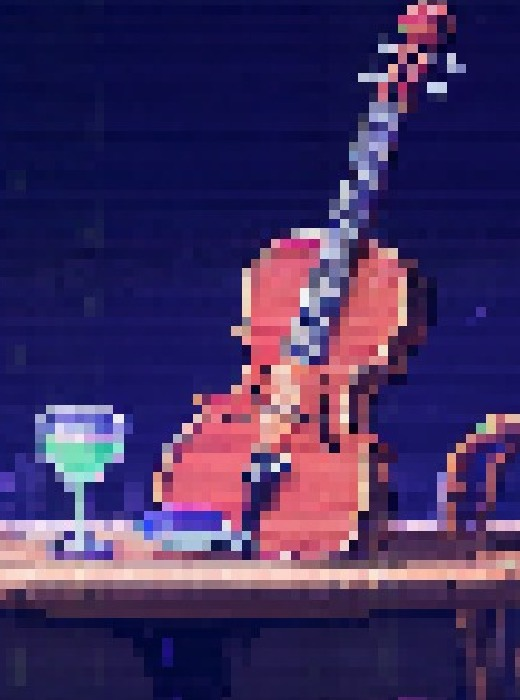
#> input picture tools/covers/_review/_gypsy_detail.jpg, 520 x 700 px, given as the content of the folder /home/crow/music/groove/public/covers/default, which was not available
$ python _batch_review.py
#> lines starting #> are read from the running program, lines starting #| are printed output that depends on the picture; pictures that were not available may be replaced by others from this repository, and a replacement may not be noted
#!/home/crow/.venv/bin/python
"""Automated triage + contact sheets for the genre-cover batch.

Cheap, GPU-free, runs over every finished image. Triage only points at suspects;
the verdict is the visual review of the contact sheets.
"""
import colorsys
import json
import os
from datetime import datetime, timezone
from PIL import Image, ImageDraw, ImageFont

Image.MAX_IMAGE_PIXELS = None

COVERS = "/home/crow/music/groove/public/covers"
REVIEW = os.path.join(COVERS, "_review")
SKINS = ["default", "minimal", "comic", "soviet", "sovietYears", "pixel"]

# ART_DIRECTION.md section 0.6 / Appendix A palettes.
PALETTE = {
    "default":     {"ground": "#0b0b14", "ink": "#f3f3f9", "accent": "#5eead4"},
    "minimal":     {"ground": "#fafafa", "ink": "#141414", "accent": "#2358e6"},
    "comic":       {"ground": "#f4e9d2", "ink": "#111014", "accent": "#0b6e7f"},
    "soviet":      {"ground": "#1b1e21", "ink": "#ede4cc", "accent": "#e6c766"},
    "sovietYears": {"ground": "#f4f1e1", "ink": "#111111", "accent": "#cc0000"},
    "pixel":       {"ground": "#10121c", "ink": "#e8e8f0", "accent": "#4ce0b3"},
}

# Thresholds. Tuned so none of the 18 approved pilot images are flagged.
THRESHOLDS = {
    "min_file_bytes": 20000,
    "min_std_luma": 12.0,        # near_blank: luminance std below this ...
    "max_unique_colors_blank": 4000,  # ... and unique colours below this
    "palette_distance_warn": 0.42,    # normalised hue/lightness distance
    "palette_distance_flag": 0.60,
    "phash_hamming_dup": 6,      # 64-bit aHash: retained only as a secondary signal
    "pixdiff_dup": 12.0,         # mean |RGB| difference on a 16x16 grid: below this = duplicate
    "pixel_max_unique_smooth": 23000,  # pixel skin: extreme-outlier guard only
    "pixel_min_edge_hardness": 0.55,
    "text_edge_density": 0.30,   # bottom-band edge density suspect
    "text_small_components": 12,
}


def _hex2rgb(value):
    value = value.lstrip("#")
    return tuple(int(value[i:i + 2], 16) for i in (0, 2, 4))


def _hue_light(rgb):
    r, g, b = [c / 255.0 for c in rgb]
    h, l, s = colorsys.rgb_to_hls(r, g, b)
    return h, l, s


def palette_distance(rgb, palette):
    """Mean distance from the nearest of the three skin colours, in hue+lightness.

    Weighted to punish wrong-lightness (grey cover in a dark skin) and wrong hue.
    """
    h, l, s = _hue_light(rgb)
    best = 9.9
    for key in ("ground", "ink", "accent"):
        ph, pl, ps = _hue_light(_hex2rgb(palette[key]))
        if s < 0.12 and ps < 0.12:
            dh = 0.0
        else:
            dh = min(abs(h - ph), 1.0 - abs(h - ph)) * 2.0
        dl = abs(l - pl)
        best = min(best, 0.55 * dl + 0.45 * dh)
    return round(best, 4)


def average_hash(img, size=8):
    small = img.convert("L").resize((size, size), Image.LANCZOS)
    px = list(small.getdata())
    avg = sum(px) / len(px)
    bits = 0
    for i, v in enumerate(px):
        if v >= avg:
            bits |= (1 << i)
    return bits


def dhash(img, size=8):
    small = img.convert("L").resize((size + 1, size), Image.LANCZOS)
    px = list(small.getdata())
    bits = 0
    i = 0
    for y in range(size):
        for x in range(size):
            if px[y * (size + 1) + x] < px[y * (size + 1) + x + 1]:
                bits |= (1 << i)
            i += 1
    return bits


def pixdiff(a_img, b_img, grid=16):
    """Mean absolute RGB difference on a coarse grid — a real visual distance."""
    a = a_img.convert("RGB").resize((grid, grid), Image.LANCZOS)
    b = b_img.convert("RGB").resize((grid, grid), Image.LANCZOS)
    pa, pb = list(a.getdata()), list(b.getdata())
    total = 0
    for ca, cb in zip(pa, pb):
        total += abs(ca[0] - cb[0]) + abs(ca[1] - cb[1]) + abs(ca[2] - cb[2])
    return round(total / (len(pa) * 3), 2)


def hamming(a, b):
    return bin(a ^ b).count("1")


def edge_hardness(img):
    """Fraction of adjacent-pixel gradient that is 'hard' (large single-pixel jump).

    Pixel art has many full-amplitude edges and near-zero intermediate values.
    """
    g = img.convert("L").resize((512, 512), Image.NEAREST)
    px = g.load()
    hard = mid = 0
    for y in range(1, 512, 3):
        for x in range(1, 512, 3):
            d = abs(px[x, y] - px[x - 1, y]) + abs(px[x, y] - px[x, y - 1])
            if d > 60:
                hard += 1
            elif d > 8:
                mid += 1
    total = hard + mid
    return round(hard / total, 4) if total else 0.0


def bottom_band_text_suspect(img):
    """Weak heuristic: many small isolated high-contrast components in the bottom band."""
    band = img.convert("L").crop((0, int(img.height * 0.90), img.width, img.height))
    band = band.resize((256, 26), Image.LANCZOS)
    px = band.load()
    edges = 0
    total = 0
    for y in range(1, 26, 2):
        for x in range(1, 256, 2):
            total += 1
            if abs(px[x, y] - px[x - 1, y]) > 40:
                edges += 1
    return round(edges / total, 4) if total else 0.0


def measure(path, skin):
    rec = {"flags": [], "metrics": {}}
    if not os.path.exists(path):
        rec["flags"].append("invalid")
        rec["metrics"]["error"] = "missing"
        return rec
    size = os.path.getsize(path)
    rec["metrics"]["bytes"] = size
    try:
        with Image.open(path) as im:
            im.load()
            w, h = im.size
            if (w, h) != (1024, 1024):
                rec["flags"].append("invalid")
            rgb = im.convert("RGB")
    except Exception as exc:
        rec["flags"].append("invalid")
        rec["metrics"]["error"] = str(exc)
        return rec
    if size < THRESHOLDS["min_file_bytes"]:
        rec["flags"].append("invalid")

    stat = rgb.convert("L").resize((256, 256), Image.LANCZOS)
    px = list(stat.getdata())
    mean = sum(px) / len(px)
    std = (sum((v - mean) ** 2 for v in px) / len(px)) ** 0.5
    unique_colors = len(rgb.resize((256, 256), Image.LANCZOS).getcolors(maxcolors=1 << 24) or [])
    rec["metrics"].update({
        "luma_mean": round(mean, 2),
        "luma_std": round(std, 2),
        "unique_colors_256": unique_colors,
    })
    if std < THRESHOLDS["min_std_luma"] and unique_colors < THRESHOLDS["max_unique_colors_blank"]:
        rec["flags"].append("near_blank")

    small = rgb.resize((64, 64), Image.LANCZOS)
    spx = list(small.getdata())
    mean_rgb = tuple(sum(c[i] for c in spx) / len(spx) for i in range(3))
    dist = palette_distance(mean_rgb, PALETTE[skin])
    rec["metrics"]["palette_distance"] = dist
    rec["metrics"]["mean_rgb"] = [round(v) for v in mean_rgb]
    if dist >= THRESHOLDS["palette_distance_flag"]:
        rec["flags"].append("palette_drift")
    elif dist >= THRESHOLDS["palette_distance_warn"]:
        rec["flags"].append("palette_drift_warn")

    rec["metrics"]["ahash"] = average_hash(rgb)
    rec["metrics"]["dhash"] = dhash(rgb)

    if skin == "pixel":
        small = rgb.resize((160, 160), Image.LANCZOS)
        uniq160 = len(small.getcolors(maxcolors=1 << 24) or [])
        nn = small.resize((1024, 1024), Image.NEAREST)
        a64 = rgb.resize((64, 64), Image.LANCZOS).convert("RGB").tobytes()
        b64 = nn.resize((64, 64), Image.LANCZOS).convert("RGB").tobytes()
        mad = sum(abs(x - y) for x, y in zip(a64, b64)) / len(a64)
        rec["metrics"]["unique_colors_160"] = uniq160
        rec["metrics"]["pixel_roundtrip_mad"] = round(mad, 3)
        # Report-only evidence: every pixel cover is post-pixelated at 160px by
        # construction, and low-level metrics do not separate smooth from chunky
        # reliably (both score ~0.4 MAD). Flag only extreme outliers.
        if uniq160 > THRESHOLDS["pixel_max_unique_smooth"]:
            rec["flags"].append("not_pixelated")

    tb = bottom_band_text_suspect(rgb)
    rec["metrics"]["text_band_edge_density"] = tb
    if tb > THRESHOLDS["text_edge_density"]:
        rec["flags"].append("text_or_signature_suspect")

    return rec


def triage_skin(skin):
    os.makedirs(REVIEW, exist_ok=True)
    skin_dir = os.path.join(COVERS, skin)
    genres = sorted(f[:-4] for f in os.listdir(skin_dir)
                    if f.endswith(".jpg") and os.path.isfile(os.path.join(skin_dir, f)))
    results = {}
    thumbs = {}
    for g in genres:
        path = os.path.join(skin_dir, g + ".jpg")
        rec = measure(path, skin)
#> in measure, im is the input picture: PIL image 520x700 RGB; mean R, G, B 65.5, 47.4, 96.7
#> in measure, `stat = rgb.convert("L").resize((256, 256), Image.LANCZOS)`:
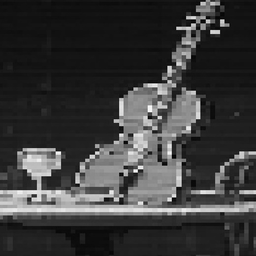
#> stat: PIL image 256x256 L; min 0, max 255, mean 58.4
#> in measure, `px = list(stat.getdata())`: px = 65536 items
#> in measure, `mean = sum(px) / len(px)`: mean = 58.44
#> in measure, `std = (sum((v - mean) ** 2 for v in px) / len(px)) ** 0.5`: std = 56.6
#> in measure, `unique_colors = len(rgb.resize((256, 256), Image.LANCZOS).getcolors(ma..`: unique_colors = 30121
#> in measure, `small = rgb.resize((64, 64), Image.LANCZOS)`:
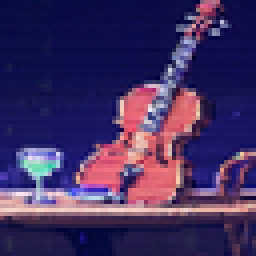
#> small: PIL image 64x64 RGB (shown 4 times larger); mean R, G, B 65.5, 47.4, 96.7
#> in measure, `spx = list(small.getdata())`: spx = 4096 items, first 6: (5, 10, 65), (4, 10, 64), (6, 11, 66), (8, 11, 66), (9, 12, 66), (8, 13, 66)
#> in measure, `mean_rgb = tuple(sum(c[i] for c in spx) / len(spx) for i in range(3))`: mean_rgb = (65.48, 47.45, 96.68)
#> in _hue_light, `r, g, b = [c / 255.0 for c in rgb]`: r = 0.257; g = 0.186; b = 0.379
#> in _hue_light, `h, l, s = colorsys.rgb_to_hls(r, g, b)`: h = 0.728; l = 0.283; s = 0.342
#> in palette_distance, `h, l, s = _hue_light(rgb)`: h = 0.728; l = 0.283; s = 0.342
#> the loop in palette_distance, `for key in ("ground", "ink", "accent"):` made 3 passes
#> (ph, pl, ps, dh, dl) on passes 1 to 3: (0.667, 0.0608, 0.29, 0.122, 0.222), (0.667, 0.965, 0.333, 0.122, 0.682), (0.474, 0.643, 0.769, 0.508, 0.361)
#> in measure, `dist = palette_distance(mean_rgb, PALETTE[skin])`: dist = 0.177
#> in average_hash, `px = list(small.getdata())`: px = 64 values, max 146 at index 28, min 7 at index 12, mean 58.42
#> in average_hash, `avg = sum(px) / len(px)`: avg = 58.42
#> the loop in average_hash, `for i, v in enumerate(px):` made 64 passes
#> (v, bits) on passes 7, 14, 21, 22, 28, 29, 30, 31, 34, 36, 37, 38: (80, 64), (64, 8256), (65, 1056832), (86, 3153984), (61, 137371712), (146, 405807168), (130, 942678080), (61, 2016419904), (77, 10606354496), (101, 44966092864), (144, 113685569600), (90, 251124523072)
#> v on passes 1 to 6: 17, 18, 17, 19, 16, 36
#> after the loop in average_hash, `for i, v in enumerate(px):`: bits = 71986376906645568
#> in dhash, `px = list(small.getdata())`: px = 72 values, max 146 at index 46, min 14 at index 5, mean 58.35
#> in bottom_band_text_suspect, `band = img.convert("L").crop((0, int(img.height * 0.90), img.width, im..`:
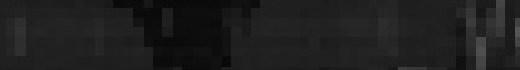
#> band: PIL image 520x70 L; min 6, max 88, mean 30.3
#> in bottom_band_text_suspect, `band = band.resize((256, 26), Image.LANCZOS)`:
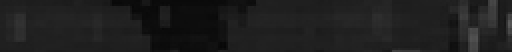
#> band: PIL image 256x26 L (shown 2 times larger); min 6, max 90, mean 30.3
#> in measure, `tb = bottom_band_text_suspect(rgb)`: tb = 0
#> rec = 2 items
        results[g] = rec
        if "ahash" in rec["metrics"]:
            thumbs[g] = path

    # duplicate detection: pixel difference on a coarse grid (aHash alone is too
    # coarse — dark centred covers collide at hamming<=6 while looking distinct).
    keys = list(thumbs)
    opened = {}
    try:
        for g in keys:
            with Image.open(thumbs[g]) as im:
                opened[g] = im.convert("RGB").copy()
        for i, a in enumerate(keys):
            for b in keys[i + 1:]:
                d = pixdiff(opened[a], opened[b])
                results[a]["metrics"].setdefault("pixdiff_nearest", [])
                results[b]["metrics"].setdefault("pixdiff_nearest", [])
                results[a]["metrics"]["pixdiff_nearest"].append([b, d])
                results[b]["metrics"]["pixdiff_nearest"].append([a, d])
                if d <= THRESHOLDS["pixdiff_dup"]:
                    results[a]["flags"].append("duplicate")
                    results[b]["flags"].append("duplicate")
                    results[a]["metrics"].setdefault("duplicate_of", []).append(b)
                    results[b]["metrics"].setdefault("duplicate_of", []).append(a)
    finally:
        for im in opened.values():
            im.close()
#> this loop made 1 pass
    for g in keys:
        near = results[g]["metrics"].get("pixdiff_nearest")
        if near:
            near.sort(key=lambda p: p[1])
            results[g]["metrics"]["pixdiff_nearest"] = near[:3]
#> after the loop, results = 1 item

    flag_counts = {}
    flagged = {}
    for g, rec in results.items():
        rec["flags"] = sorted(set(rec["flags"]))
        if rec["flags"]:
            flagged[g] = rec["flags"]
        for f in rec["flags"]:
            flag_counts[f] = flag_counts.get(f, 0) + 1
#> this loop made 1 pass
#> g on pass 1: '_gypsy_detail'
#> after the loop, flag_counts = {'invalid': 1}; flagged = {'_gypsy_detail': ['invalid']}

    report = {
        "_header": {
            "generated": datetime.now(timezone.utc).strftime("%Y-%m-%dT%H:%M:%SZ"),
            "skin": skin,
            "images": len(results),
            "thresholds": THRESHOLDS,
            "palette": PALETTE[skin],
            "flag_meanings": {
                "invalid": "unreadable / not 1024x1024 / under min_file_bytes",
                "near_blank": "luma_std < min_std_luma AND unique_colors_256 < max_unique_colors_blank",
                "palette_drift": "mean colour >= palette_distance_flag from nearest skin colour (hue+lightness)",
                "palette_drift_warn": ">= palette_distance_warn but below flag",
                "duplicate": "mean |RGB| difference on a 16x16 grid <= pixdiff_dup vs another genre in "
                             "this skin (aHash hamming also reported as a secondary signal)",
                "not_pixelated": "pixel skin only: unique_colors_full > pixel_max_unique_smooth "
                                 "AND edge_hardness < pixel_min_edge_hardness",
                "smooth_suspect": "pixel skin only: edge_hardness < pixel_min_edge_hardness",
                "text_or_signature_suspect": "bottom-band edge density > text_edge_density (weak heuristic)",
            },
            "calibration": "thresholds tuned against the 18 approved pilot images so none are flagged",
            "note": "flags are evidence, not verdicts; the verdict is the visual contact-sheet review",
        },
        "flag_counts": flag_counts,
        "flagged": flagged,
        "images": results,
    }
    path = os.path.join(REVIEW, f"{skin}_triage.json")
    with open(path, "w") as fh:
        json.dump(report, fh, indent=2)
    return report


def _font(size):
    for candidate in (
        "/usr/share/fonts/TTF/DejaVuSans-Bold.ttf",
        "/usr/share/fonts/dejavu/DejaVuSans-Bold.ttf",
        "/usr/share/fonts/TTF/DejaVuSans.ttf",
    ):
        if os.path.exists(candidate):
            return ImageFont.truetype(candidate, size)
    return ImageFont.load_default()


def contact_sheets(skin, tile=320, cols=8, per_sheet=40, flagged_only_marker=True):
    """One sheet = per_sheet tiles in an 8-column grid, each labelled with its genre id."""
    os.makedirs(REVIEW, exist_ok=True)
    skin_dir = os.path.join(COVERS, skin)
    genres = sorted(f[:-4] for f in os.listdir(skin_dir)
                    if f.endswith(".jpg") and os.path.isfile(os.path.join(skin_dir, f)))
    tri_path = os.path.join(REVIEW, f"{skin}_triage.json")
    flagged = {}
    if os.path.exists(tri_path) and flagged_only_marker:
        with open(tri_path) as fh:
            flagged = json.load(fh).get("flagged", {})

    label_h = 30
    pad = 6
    font = _font(20)
    sheet_paths = []
    for idx in range(0, len(genres), per_sheet):
        chunk = genres[idx:idx + per_sheet]
        rows = (len(chunk) + cols - 1) // cols
        W = cols * (tile + pad) + pad
        H = rows * (tile + label_h + pad) + pad
        sheet = Image.new("RGB", (W, H), (24, 24, 28))
        draw = ImageDraw.Draw(sheet)
        for n, g in enumerate(chunk):
            r, c = divmod(n, cols)
            x = pad + c * (tile + pad)
            y = pad + r * (tile + label_h + pad)
            with Image.open(os.path.join(skin_dir, g + ".jpg")) as im:
                tile_img = im.convert("RGB").resize((tile, tile), Image.LANCZOS)
            sheet.paste(tile_img, (x, y))
            bad = g in flagged
            colour = (255, 90, 90) if bad else (90, 90, 100)
            draw.rectangle([x, y, x + tile - 1, y + tile + label_h - 1], outline=colour, width=2)
            tag = g if not bad else f"{g} *"
            draw.text((x + 6, y + tile + 4), tag[:34], fill=(255, 255, 255), font=font)
            if bad:
                draw.text((x + 6, y + tile + 4), tag[:34], fill=(255, 120, 120), font=font)
        out = os.path.join(REVIEW, f"{skin}_sheet_{idx // per_sheet:03d}.jpg")
        sheet.save(out, "JPEG", quality=90)
        sheet_paths.append(out)
    return sheet_paths


if __name__ == "__main__":
    import sys
    skins = sys.argv[1:] or SKINS
    for s in skins:
        rep = triage_skin(s)
#> rep = 4 items
        paths = contact_sheets(s)
#> in contact_sheets, `tile_img = im.convert("RGB").resize((tile, tile), Image.LANCZOS)`:
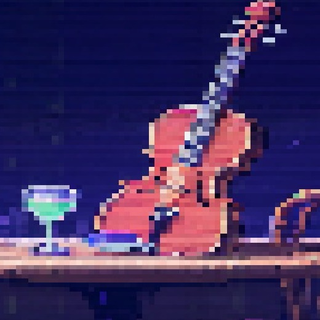
#> tile_img: PIL image 320x320 RGB; mean R, G, B 65.5, 47.4, 96.7
#> in contact_sheets, `sheet.paste(tile_img, (x, y))`:
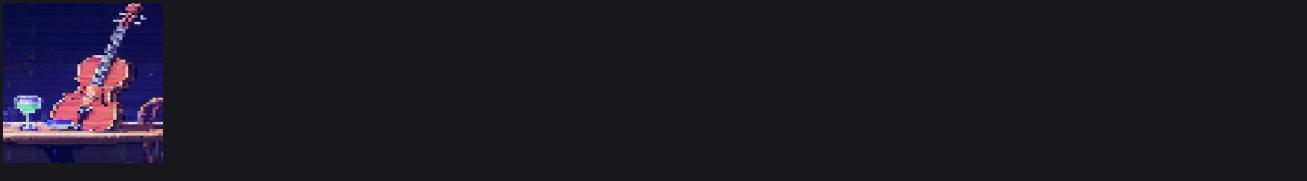
#> sheet: PIL image 2614x362 RGB (shown at 1/2 size); mean R, G, B 28.5, 26.5, 35.4
#> in contact_sheets, `sheet.save(out, "JPEG", quality=90)`:
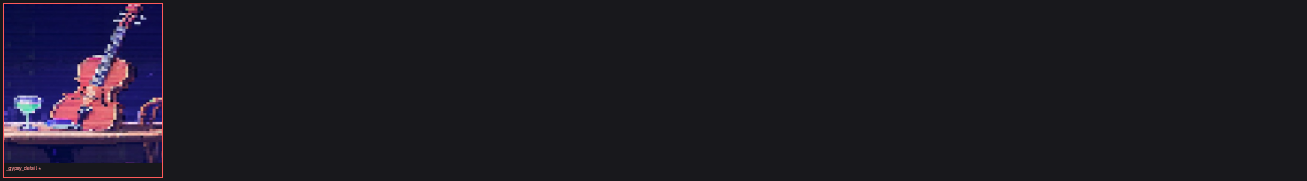
#> saved as default_sheet_000.jpg: PIL image 2614x362 RGB (shown at 1/2 size); mean R, G, B 29.2, 26.7, 35.5
        print(f"{s}: images={rep['_header']['images']} flags={rep['flag_counts']} sheets={len(paths)}")
#| default: images=1 flags={'invalid': 1} sheets=1
